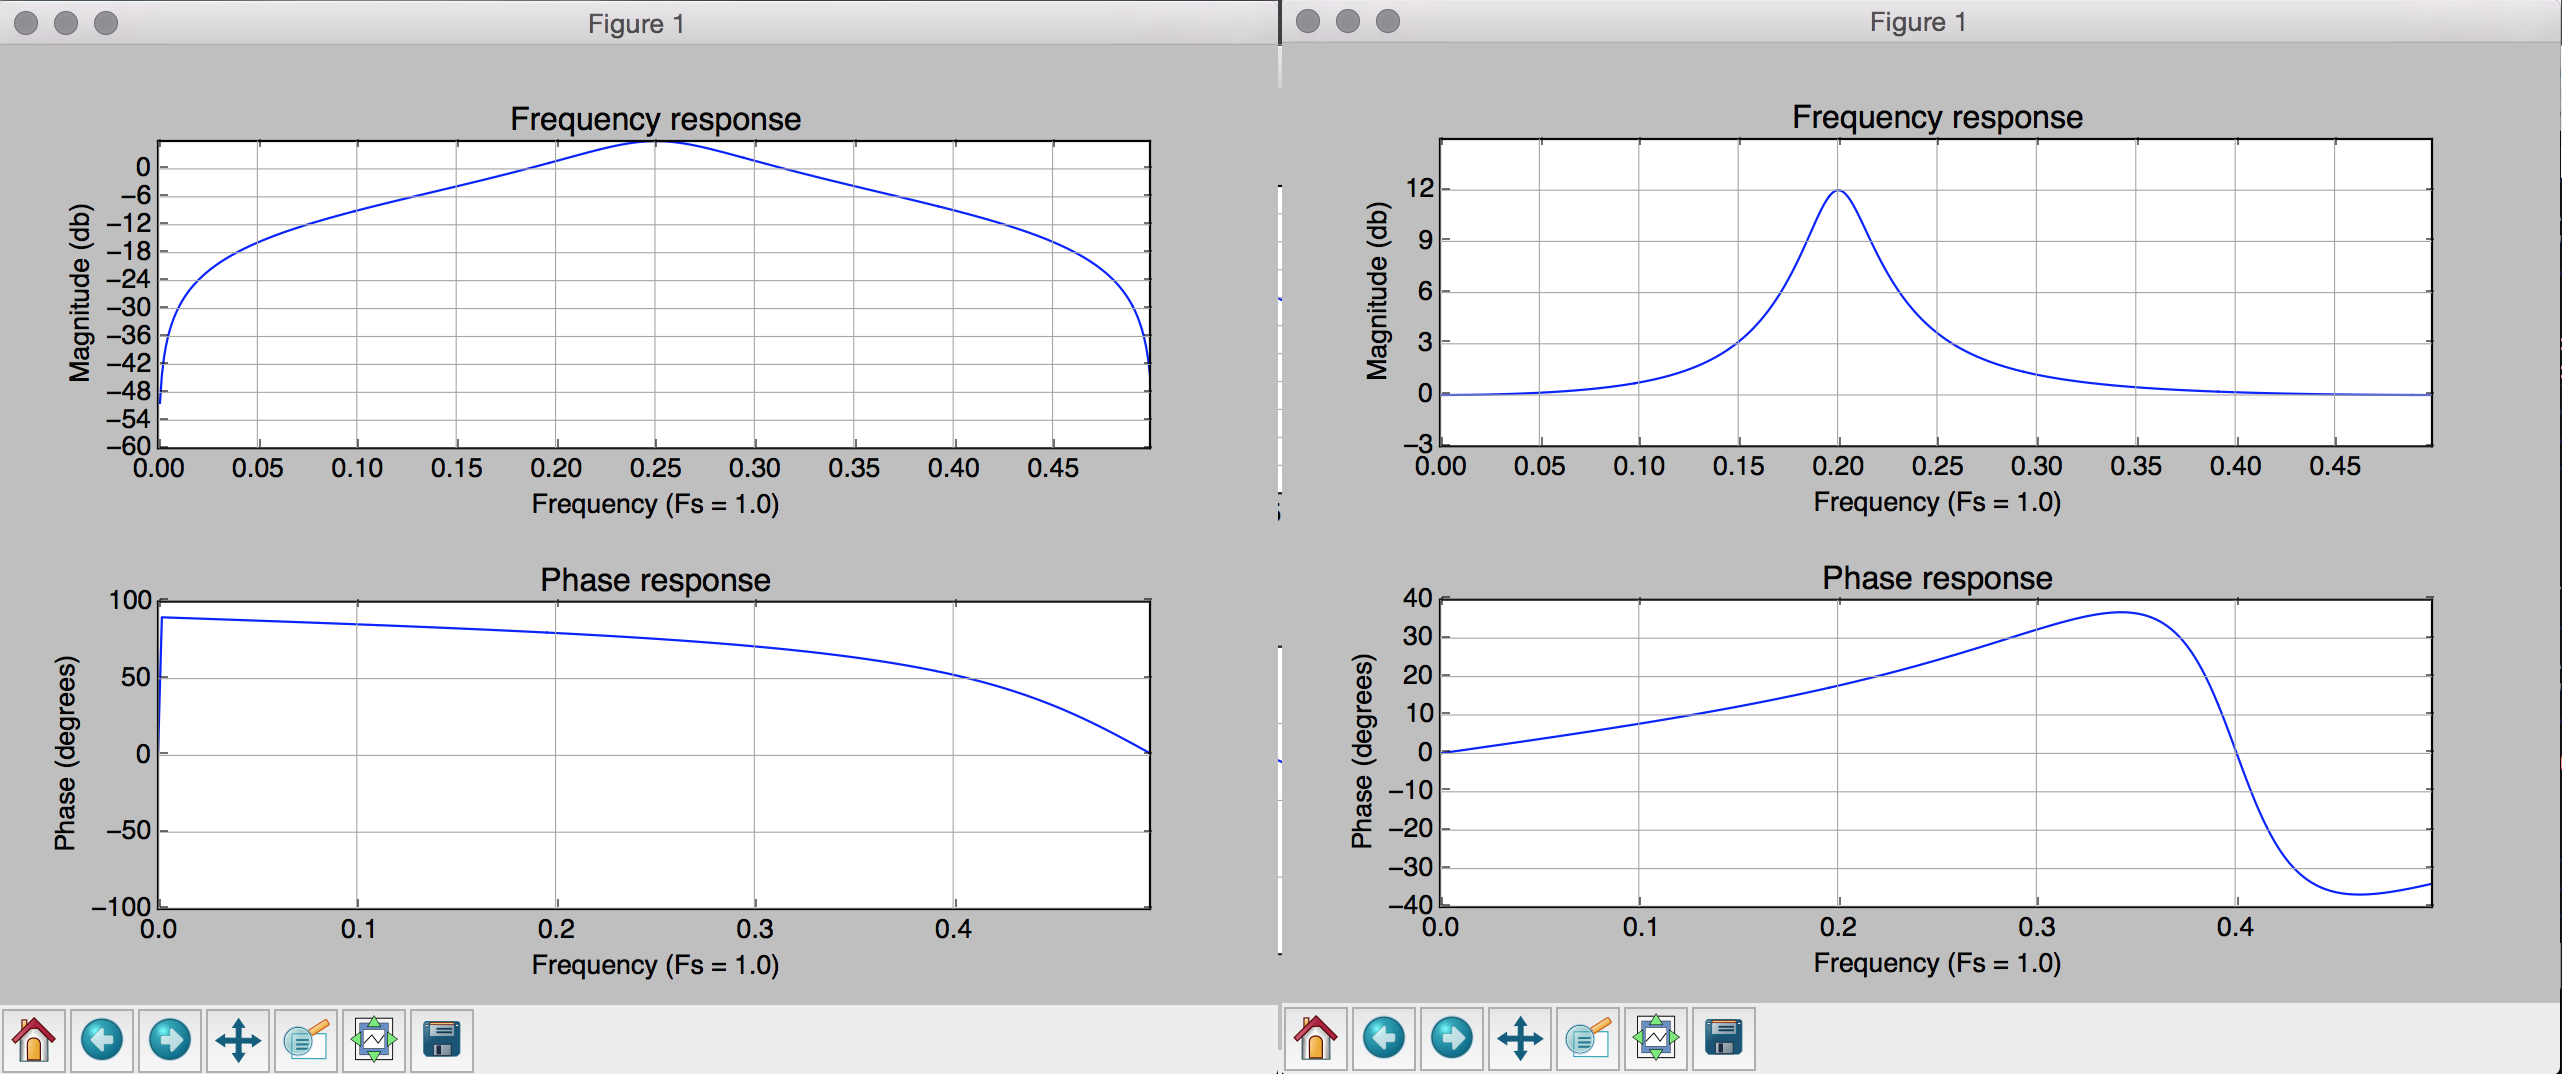

Python code for this plot:
import sys, struct, numpy

import numpy as np
import scipy.signal as dsp
import matplotlib.pyplot as plot

print "Usage 1: python design.py <type> <freq> <Q> <gain>"
print "         <type> filter type (notch, lowpass, highpass, allpass, bandpass,"
print "                             peaking, highshelf, or lowshelf"
print "         <freq> is cutoff frequency relative to Fs (0 <= freq < 0.5)"
print "         <Q> is the filter Q-factor"
print "         <gain> is the filter positive or negative gain in dB"

if len(sys.argv) < 4: exit(0)

np.seterr( all='ignore' )

type = sys.argv[1]
freq = float( sys.argv[2] )
Q    = float( sys.argv[3] )
gain = float( sys.argv[4] )

def plot_response( bb, aa, xmin=None, xmax=None, ymin=-60.0, ymax=6.0 ):

    global type

    fs = 0.5
    w,h = dsp.freqz(bb,aa)
    h_dB = 20 * np.log10 (abs(h))
    if xmin == None: xmin = min(fs*w/np.pi)
    if xmax == None: xmax = max(fs*w/np.pi)
    if ymin == None: ymin = min(h_dB)
    if ymax == None: ymax = max(h_dB)

    plot.subplot(211)
    xx = fs * w/max(w)
    plot.xlim( xmin, xmax )
    plot.ylim( ymin, ymax )
    plot.ylabel( 'Magnitude (db)' )
    plot.xlabel( 'Frequency (Fs = 1.0)' )
    plot.title( 'Frequency response' )
    plot.plot( fs*w/max(w), h_dB )
    plot.xticks( numpy.arange( min(xx), max(xx), (max(xx)-min(xx))/10 ))
    if type == "peaking" or type == "highshelf" or type == "lowshelf":
        plot.yticks( numpy.arange( ymin, ymax, 3 ))
    else:
        plot.yticks( numpy.arange( ymin, ymax, 6 ))
    plot.grid( b=True, which='both', color='0.65',linestyle='-' )

    plot.subplot(212)
    h_Phase = np.unwrap(np.arctan2(np.imag(h),np.real(h))) / np.pi * 180.0
    plot.xlim( xmin, xmax )
    plot.ylabel( 'Phase (degrees)' )
    plot.xlabel( 'Frequency (Fs = 1.0)' )
    plot.title( 'Phase response' )
    plot.subplots_adjust( hspace=0.5 )
    plot.plot( w/max(w), h_Phase)
    #plot.xticks( numpy.arange( min(xx), max(xx), (max(xx)-min(xx))/10 ))
    #plot.yticks( numpy.arange(-120, 0, 120/10 ))
    plot.grid( b=True, which='both', color='0.65',linestyle='-' )

    plot.show()

def _make_biquad_notch( filter_freq, q_factor ):

	w0 = 2.0 * np.pi * filter_freq
	alpha = np.sin(w0)/(2.0 * q_factor)

	b0 = +1.0
	b1 = -2.0 * np.cos(w0)
	b2 = +1.0
	a0 = +1.0 + alpha
	a1 = -2.0 * np.cos(w0)
	a2 = +1.0 - alpha

	return (b0,b1,b2,a0,a1,a2)

def _make_biquad_lowpass( filter_freq, q_factor ):

	w0 = 2.0 * np.pi * filter_freq
	alpha = np.sin(w0)/(2 * q_factor)

	b0 = (+1.0 - np.cos(w0)) / 2.0
	b1 =  +1.0 - np.cos(w0)
	b2 = (+1.0 - np.cos(w0)) / 2.0
	a0 = +1.0 + alpha
	a1 = -2.0 * np.cos(w0)
	a2 = +1.0 - alpha

	return (b0,b1,b2,a0,a1,a2)

def _make_biquad_highpass( filter_freq, q_factor ):

	w0 = 2.0 * np.pi * filter_freq
	alpha = np.sin(w0)/(2 * q_factor)

	b0 =  (1.0 + np.cos(w0)) / 2.0
	b1 = -(1.0 + np.cos(w0))
	b2 =  (1.0 + np.cos(w0)) / 2.0
	a0 =  +1.0 + alpha
	a1 =  -2.0 * np.cos(w0)
	a2 =  +1.0 - alpha

	return (b0,b1,b2,a0,a1,a2)

def _make_biquad_allpass( filter_freq, q_factor ):

	w0 = 2.0 * np.pi * filter_freq
	alpha = np.sin(w0)/(2.0 * q_factor)

	b0 =  +1.0 - alpha
	b1 =  -2.0 * np.cos(w0)
	b2 =  +1.0 + alpha
	a0 =  +1.0 + alpha
	a1 =  -2.0 * np.cos(w0)
	a2 =  +1.0 - alpha

	return (b0,b1,b2,a0,a1,a2)

# Constant 0 dB peak gain
# FIXME: Results in a peaking filter at freq1 rather than BP filter that's flat within the pass-band
def _make_biquad_bandpass( filter_freq, filter_freq2 ):

	w0 = 2.0 * np.pi * filter_freq
	BW = filter_freq2 - filter_freq
	alpha = np.sin(w0) * np.sinh( np.log(2)/2 * BW * w0/np.sin(w0) )

	b0 =  np.sin(w0) / 2.0
	b1 =  +0.0
	b2 = -np.sin(w0) / 2.0
	a0 =  +1.0 + alpha
	a1 =  -2.0 * np.cos(w0)
	a2 =  +1.0 - alpha

	return (b0,b1,b2,a0,a1,a2)

# gain can be + or -
def _make_biquad_peaking( filter_freq, q_factor, gain_db ):

	A  = np.sqrt( 10 ** (gain_db/20) )
	w0 = 2.0 * np.pi * filter_freq
	alpha = np.sin(w0)/(2.0 * q_factor)

	b0 = +1.0 + alpha * A
	b1 = -2.0 * np.cos(w0)
	b2 = +1.0 - alpha * A
	a0 = +1.0 + alpha / A
	a1 = -2.0 * np.cos(w0)
	a2 = +1.0 - alpha / A

	return (b0,b1,b2,a0,a1,a2)

def _make_biquad_lowshelf( filter_freq, q_factor, gain_db ):

	S = q_factor
	A  = 10.0 ** (gain_db / 40.0)
	w0 = 2.0 * np.pi * filter_freq
	alpha = np.sin(w0)/2 * np.sqrt( (A + 1/A)*(1/S - 1) + 2 )

	b0 =    A*( (A+1) - (A-1)*np.cos(w0) + 2*np.sqrt(A)*alpha )
	b1 =  2*A*( (A-1) - (A+1)*np.cos(w0)                   )
	b2 =    A*( (A+1) - (A-1)*np.cos(w0) - 2*np.sqrt(A)*alpha )
	a0 =        (A+1) + (A-1)*np.cos(w0) + 2*np.sqrt(A)*alpha
	a1 =   -2*( (A-1) + (A+1)*np.cos(w0)                   )
	a2 =        (A+1) + (A-1)*np.cos(w0) - 2*np.sqrt(A)*alpha

	return (b0,b1,b2,a0,a1,a2)

def _make_biquad_highshelf( filter_freq, q_factor, gain_db ):

	S = q_factor
	A  = 10.0 ** (gain_db / 40.0)
	w0 = 2.0 * np.pi * filter_freq
	alpha = np.sin(w0)/2 * np.sqrt( (A + 1/A)*(1/S - 1) + 2 )

	b0 =    A*( (A+1) + (A-1)*np.cos(w0) + 2*np.sqrt(A)*alpha )
	b1 = -2*A*( (A-1) + (A+1)*np.cos(w0)                   )
	b2 =    A*( (A+1) + (A-1)*np.cos(w0) - 2*np.sqrt(A)*alpha )
	a0 =        (A+1) - (A-1)*np.cos(w0) + 2*np.sqrt(A)*alpha
	a1 =    2*( (A-1) - (A+1)*np.cos(w0)                   )
	a2 =        (A+1) - (A-1)*np.cos(w0) - 2*np.sqrt(A)*alpha

	return (b0,b1,b2,a0,a1,a2)

if type == "notch":      (b0,b1,b2,a0,a1,a2) = _make_biquad_notch    ( freq, Q )
if type == "lowpass":    (b0,b1,b2,a0,a1,a2) = _make_biquad_lowpass  ( freq, Q )
if type == "highpass":   (b0,b1,b2,a0,a1,a2) = _make_biquad_highpass ( freq, Q )
if type == "allpass":    (b0,b1,b2,a0,a1,a2) = _make_biquad_allpass  ( freq, Q )
if type == "bandpass":   (b0,b1,b2,a0,a1,a2) = _make_biquad_bandpass ( freq, Q )
if type == "peaking":    (b0,b1,b2,a0,a1,a2) = _make_biquad_peaking  ( freq, Q, gain )
if type == "highshelf":  (b0,b1,b2,a0,a1,a2) = _make_biquad_highshelf( freq, Q, gain )
if type == "lowshelf":   (b0,b1,b2,a0,a1,a2) = _make_biquad_lowshelf ( freq, Q, gain )

if type == "peaking" or type == "highshelf" or type == "lowshelf":
    if gain > 0:
        plot_response( [b0,b1,b2], [a0,a1,a2], ymin=-3, ymax=3+gain )
    if gain < 0:
        plot_response( [b0,b1,b2], [a0,a1,a2], ymin=-3+gain, ymax=3 )
else:
    plot_response( [b0,b1,b2], [a0,a1,a2], ymin=-60, ymax=6 )

sys.stdout.write( "FQ(%+1.9f),"  % (b0/a0) );
sys.stdout.write( "FQ(%+1.9f),"  % (b1/a0) );
sys.stdout.write( "FQ(%+1.9f),"  % (b2/a0) );
sys.stdout.write( "FQ(%+1.9f),"  % (a1/a0) );
sys.stdout.write( "FQ(%+1.9f)\n" % (a2/a0) );
